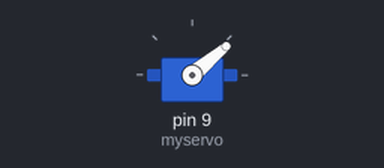
This sketch was run on a simulated Arduino Uno, built with avr-gcc and run on an emulated ATmega328P. Shown: servo.

Above: at 0.05 s.
At 0.5 s:
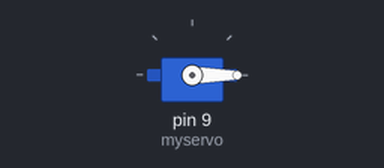
At 0.95 s:
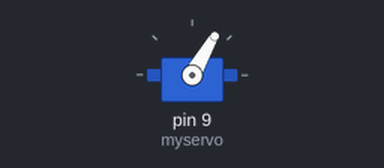
Timing chart, 0 to 3.0 s (numbered marks = the images above):
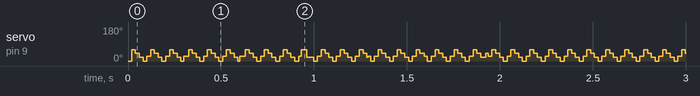

The sketch:

servo_test.ino
```cpp
/*
 Controlling a servo position using a potentiometer (variable resistor)
 by Michal Rinott <http://people.interaction-ivrea.it/m.rinott>

 modified on 8 Nov 2013
 by Scott Fitzgerald
 http://www.arduino.cc/en/Tutorial/Knob
*/

#include <Servo.h>

Servo myservo;  // create servo object to control a servo

int potpin = 0;  // analog pin used to connect the potentiometer
int val;    // variable to read the value from the analog pin

void setup() {
  myservo.attach(9);  // attaches the servo on pin 9 to the servo object
}

void loop() {
  myservo.write(0);                  // sets the servo position according to the scaled value
  delay(1);                           // waits for the servo to get there
  myservo.write(20);                  // sets the servo position according to the scaled value
  delay(1);                           // waits for the servo to get there
  myservo.write(40);                  // sets the servo position according to the scaled value
  delay(1);                           // waits for the servo to get there
  myservo.write(60);                  // sets the servo position according to the scaled value
  delay(1);                           // waits for the servo to get there
  myservo.write(800);                  // sets the servo position according to the scaled value
  delay(1);                           // waits for the servo to get there
}
```
